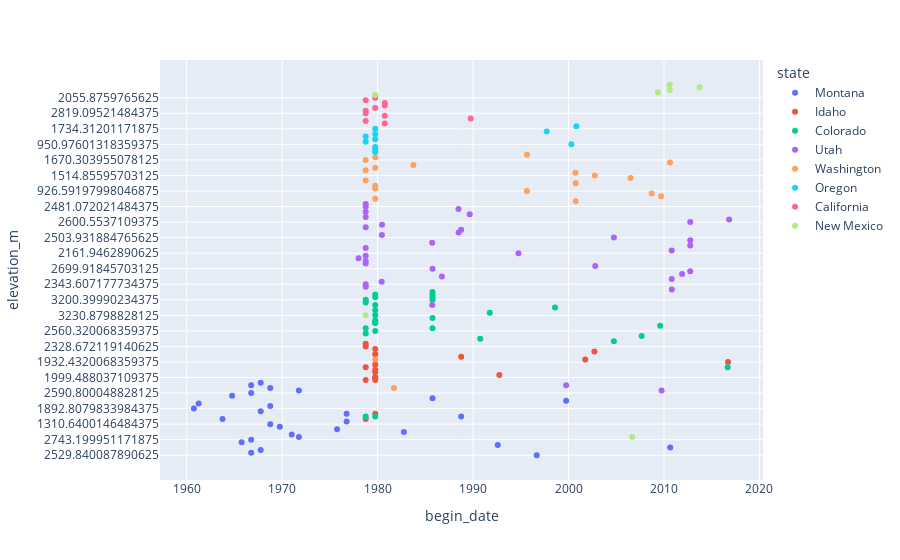

The notebook cell saved with this chart:
### Code cell
states_of_interest = ["Washington",'Oregon','California','Idaho','Montana','Colorado','New Mexico','Utah']

fig = px.scatter(snotel_meta.query("state in @states_of_interest and county in @counties_of_interest"), x = 'begin_date',y = 'elevation_m', color = 'state')
fig.show()
